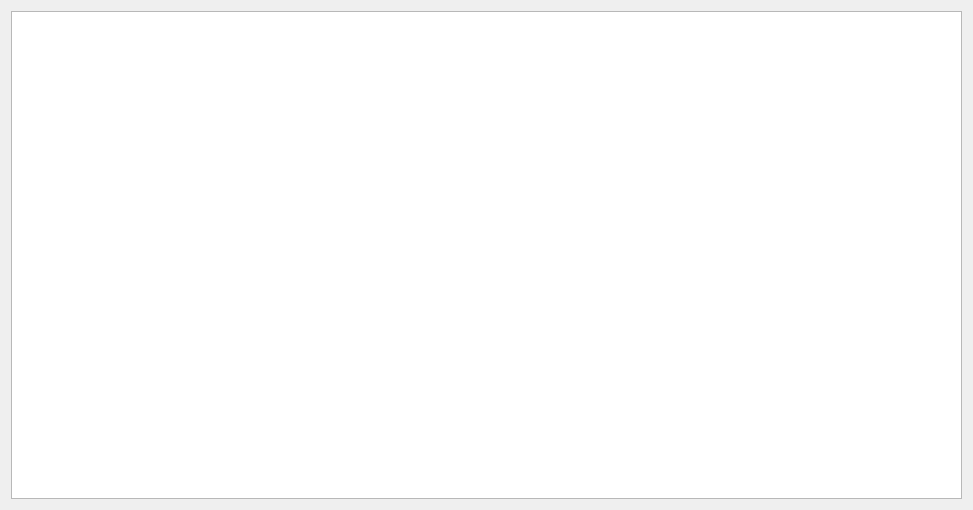
<?xml version="1.0" encoding="UTF-8"?>
<ui version="4.0">
 <class>Form</class>
 <widget class="QWidget" name="Form">
  <property name="geometry">
   <rect>
    <x>0</x>
    <y>0</y>
    <width>973</width>
    <height>510</height>
   </rect>
  </property>
  <property name="windowTitle">
   <string>Point Distribution</string>
  </property>
  <layout class="QGridLayout" name="gridLayout_2">
   <item row="0" column="0">
    <layout class="QGridLayout" name="gridLayout">
     <item row="0" column="0">
      <widget class="PlotWidget" name="graphicsView"/>
     </item>
    </layout>
   </item>
  </layout>
 </widget>
 <customwidgets>
  <customwidget>
   <class>PlotWidget</class>
   <extends>QGraphicsView</extends>
   <header>pyqtgraph</header>
  </customwidget>
 </customwidgets>
 <resources/>
 <connections/>
</ui>
